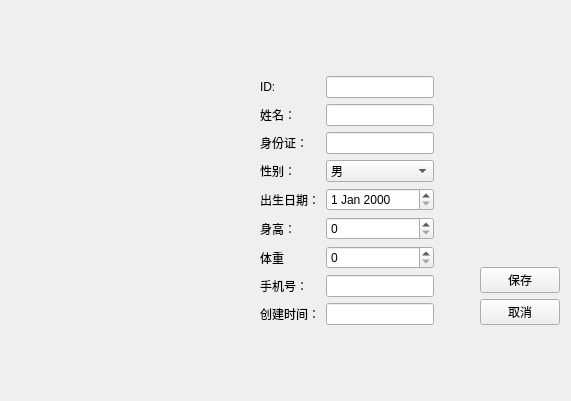
<?xml version="1.0" encoding="UTF-8"?>
<ui version="4.0">
 <class>PatientEditView</class>
 <widget class="QWidget" name="PatientEditView">
  <property name="geometry">
   <rect>
    <x>0</x>
    <y>0</y>
    <width>571</width>
    <height>401</height>
   </rect>
  </property>
  <property name="windowTitle">
   <string>编辑患者信息</string>
  </property>
  <layout class="QGridLayout" name="gridLayout_2">
   <item row="0" column="0">
    <spacer name="verticalSpacer_3">
     <property name="orientation">
      <enum>Qt::Vertical</enum>
     </property>
     <property name="sizeHint" stdset="0">
      <size>
       <width>20</width>
       <height>68</height>
      </size>
     </property>
    </spacer>
   </item>
   <item row="1" column="0">
    <layout class="QHBoxLayout" name="horizontalLayout_2">
     <item>
      <spacer name="horizontalSpacer">
       <property name="orientation">
        <enum>Qt::Horizontal</enum>
       </property>
       <property name="sizeHint" stdset="0">
        <size>
         <width>40</width>
         <height>20</height>
        </size>
       </property>
      </spacer>
     </item>
     <item>
      <layout class="QHBoxLayout" name="horizontalLayout">
       <item>
        <layout class="QGridLayout" name="gridLayout">
         <item row="1" column="1">
          <widget class="QLineEdit" name="dbEditName"/>
         </item>
         <item row="4" column="0">
          <widget class="QLabel" name="label_5">
           <property name="text">
            <string>出生日期：</string>
           </property>
          </widget>
         </item>
         <item row="3" column="1">
          <widget class="QComboBox" name="dbComboSex">
           <item>
            <property name="text">
             <string>男</string>
            </property>
           </item>
           <item>
            <property name="text">
             <string>女</string>
            </property>
           </item>
          </widget>
         </item>
         <item row="1" column="0">
          <widget class="QLabel" name="label_2">
           <property name="text">
            <string>姓名：</string>
           </property>
          </widget>
         </item>
         <item row="7" column="1">
          <widget class="QLineEdit" name="dbEditMobile"/>
         </item>
         <item row="3" column="0">
          <widget class="QLabel" name="label_4">
           <property name="text">
            <string>性别：</string>
           </property>
          </widget>
         </item>
         <item row="0" column="1">
          <widget class="QLineEdit" name="dbEditID"/>
         </item>
         <item row="8" column="1">
          <widget class="QLineEdit" name="dbCreateTimeStamp"/>
         </item>
         <item row="6" column="0">
          <widget class="QLabel" name="label_7">
           <property name="text">
            <string>体重</string>
           </property>
          </widget>
         </item>
         <item row="4" column="1">
          <widget class="QDateEdit" name="dbDataEditDOB"/>
         </item>
         <item row="5" column="0">
          <widget class="QLabel" name="label_6">
           <property name="text">
            <string>身高：</string>
           </property>
          </widget>
         </item>
         <item row="7" column="0">
          <widget class="QLabel" name="label_8">
           <property name="text">
            <string>手机号：</string>
           </property>
          </widget>
         </item>
         <item row="5" column="1">
          <widget class="QSpinBox" name="dbSpinHeight"/>
         </item>
         <item row="2" column="0">
          <widget class="QLabel" name="label_3">
           <property name="text">
            <string>身份证：</string>
           </property>
          </widget>
         </item>
         <item row="6" column="1">
          <widget class="QSpinBox" name="dbSpinWeight"/>
         </item>
         <item row="2" column="1">
          <widget class="QLineEdit" name="dbEditIDCard"/>
         </item>
         <item row="8" column="0">
          <widget class="QLabel" name="label_10">
           <property name="text">
            <string>创建时间：</string>
           </property>
          </widget>
         </item>
         <item row="0" column="0">
          <widget class="QLabel" name="label">
           <property name="text">
            <string>ID:</string>
           </property>
          </widget>
         </item>
        </layout>
       </item>
       <item>
        <spacer name="horizontalSpacer_3">
         <property name="orientation">
          <enum>Qt::Horizontal</enum>
         </property>
         <property name="sizeHint" stdset="0">
          <size>
           <width>40</width>
           <height>20</height>
          </size>
         </property>
        </spacer>
       </item>
       <item>
        <layout class="QVBoxLayout" name="verticalLayout">
         <item>
          <spacer name="verticalSpacer">
           <property name="orientation">
            <enum>Qt::Vertical</enum>
           </property>
           <property name="sizeHint" stdset="0">
            <size>
             <width>20</width>
             <height>40</height>
            </size>
           </property>
          </spacer>
         </item>
         <item>
          <widget class="QPushButton" name="pushButton">
           <property name="text">
            <string>保存</string>
           </property>
          </widget>
         </item>
         <item>
          <widget class="QPushButton" name="pushButton_2">
           <property name="text">
            <string>取消</string>
           </property>
          </widget>
         </item>
        </layout>
       </item>
      </layout>
     </item>
    </layout>
   </item>
   <item row="2" column="0">
    <spacer name="verticalSpacer_2">
     <property name="orientation">
      <enum>Qt::Vertical</enum>
     </property>
     <property name="sizeHint" stdset="0">
      <size>
       <width>20</width>
       <height>68</height>
      </size>
     </property>
    </spacer>
   </item>
  </layout>
 </widget>
 <tabstops>
  <tabstop>dbEditID</tabstop>
  <tabstop>dbEditName</tabstop>
  <tabstop>dbEditIDCard</tabstop>
  <tabstop>dbComboSex</tabstop>
  <tabstop>dbDataEditDOB</tabstop>
  <tabstop>dbSpinHeight</tabstop>
  <tabstop>dbSpinWeight</tabstop>
  <tabstop>dbEditMobile</tabstop>
  <tabstop>dbCreateTimeStamp</tabstop>
  <tabstop>pushButton</tabstop>
  <tabstop>pushButton_2</tabstop>
 </tabstops>
 <resources/>
 <connections/>
</ui>
